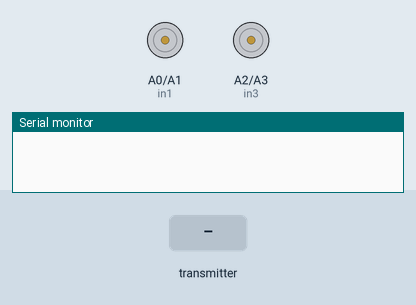
A sketch run on a simulated Arduino Uno, built with avr-gcc and run on an emulated ATmega328P. On the bench: motor-driver pin pairs drawn as motors (green arrow = first pin HIGH = forward, orange = second pin HIGH = backward, longer = more drive, scaled by the enable pin), the last lines printed to the serial monitor. The inputs (shaded band) are chosen by the test bench. No radio packets arrive unless stated.

Above: at 1.2 s.
1.3 s: the transmitter starts sending recv.0 = 0
2.8 s: the transmitter starts sending recv.1 = 25
At 4.0 s:
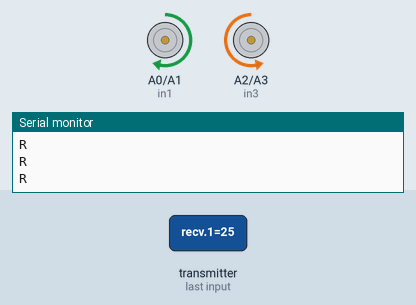
4.3 s: the transmitter starts sending recv.0 = 25
At 5.3 s:
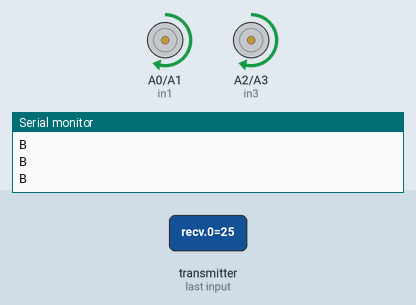
Timing chart, 0 to 7.3 s (numbered marks = the images above; inputs shaded):
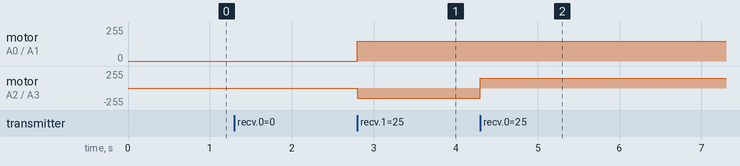

The sketch:

recv_rc.ino
```cpp
#include <SPI.h>
#include <nRF24L01.h>
#include <RF24.h>
RF24 radio(9,10); // CE, CSN
const byte address[6] = "00069";
float recv[6];
#define enA 5
#define in1 A0
#define in2 A1
#define enB 6
#define in3 A2
#define in4 A3

void setup() {
  Serial.begin(9600);
  radio.begin();
  radio.openReadingPipe(0, address);
  radio.setPALevel(RF24_PA_MAX);
  radio.startListening();

  pinMode(enA, OUTPUT);
  pinMode(enB, OUTPUT);
  pinMode(in1, OUTPUT);
  pinMode(in2, OUTPUT);
  pinMode(in3, OUTPUT);
  pinMode(in4, OUTPUT);
}

void loop() {
 if (radio.available()) {   // If the NRF240L01 module received data

  radio.read( recv, sizeof(recv) );
  float x = recv[0];
  float y = recv[1];
  float s = recv[2];
  // Serial.println("hello");
  // Serial.print(x);
  // Serial.print("\t");
  // Serial.println(y);

  analogWrite(enA, 150);
  analogWrite(enB, 150);
  if(x < -6){
    Serial.println("F");
    digitalWrite(in1, LOW);
    digitalWrite(in2, HIGH);
    digitalWrite(in3, LOW);
    digitalWrite(in4, HIGH);
  }
  else if(x > 6){
    Serial.println("B");
    digitalWrite(in2, LOW);
    digitalWrite(in1, HIGH);
    digitalWrite(in4, LOW);
    digitalWrite(in3, HIGH);
  }
  else if(y > 6){
    Serial.println("R");
    digitalWrite(in1, HIGH);
    digitalWrite(in2, LOW);
    digitalWrite(in3, LOW);
    digitalWrite(in4, HIGH);
  }
  else if(y < -6){
    Serial.println("L");
    digitalWrite(in1, LOW);
    digitalWrite(in2, HIGH);
    digitalWrite(in3, HIGH);
    digitalWrite(in4, LOW);
  }
  else{
    Serial.println("s");
    digitalWrite(in1, LOW);
    digitalWrite(in2, LOW);
    digitalWrite(in3, LOW);
    digitalWrite(in4, LOW);
  }
 }

}
```

Measured:
- after the input at 2.8 s, motor on A0 (in1) / A1 (in2): stopped → forward 150/255 at once; motor on A2 (in3) / A3 (in4): stopped → backward 150/255 at once
- after the input at 4.3 s, motor on A2 (in3) / A3 (in4): backward 150/255 → forward 150/255 at once
